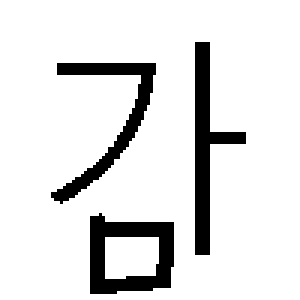
#> input picture img/test_standard.png, 100 x 100 px, found by its file name (shown 3 times larger)
$ python imageDetectAndCompute.py
#> lines starting #> are read from the running program, lines starting #| are printed output that depends on the picture; after the words box and inside, x2 and y2 are one past the last pixel; in counts of white or black regions, pixels touching at a corner belong together
import cv2 as cv
import numpy as np
import math

def setLabel(image, str, contour):
    (textWidth, textHeight), baseLine = cv.getTextSize(str, cv.FONT_HERSHEY_SIMPLEX, 0.7, 1)
    x, y, width, height = cv.boundingRect(contour)
    ptX = x + int((width - textWidth) / 2)
    ptY = y + int((height + textHeight) / 2)
    cv.rectangle(image, (ptX, ptY + baseLine), (ptX + textWidth, ptY - textHeight), (200, 200, 200), cv.FILLED)
    cv.putText(image, str, (ptX, ptY), cv.FONT_HERSHEY_SIMPLEX, 0.7, (0, 0, 0), 1, 8)

# 기준 이미지, 비교 이미지 설정
imgStandard = cv.imread('img/test_standard.png')
#> imgStandard is the input picture: shape (100, 100, 3); 88.2% white; 3 black regions, box (x1, y1, x2, y2) and area: (30, 71, 58, 98) 413, (65, 14, 82, 85) 403, (17, 21, 52, 68) 368
imgComparison = cv.imread('img/test_comparison.png')
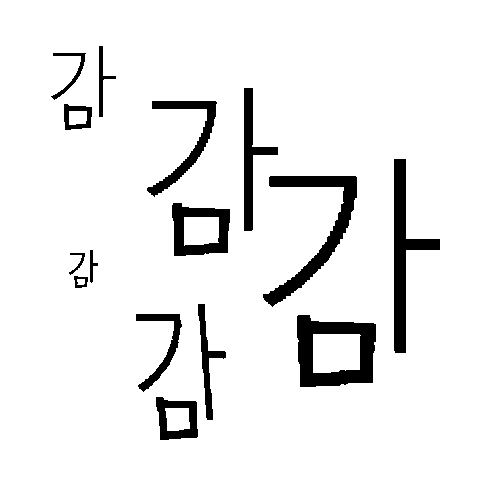
#> input picture img/test_comparison.png, 500 x 500 px, found by its file name
#> imgComparison is the input picture: shape (500, 500, 3); 93.1% white; 15 black regions, largest, box (x1, y1, x2, y2) and area: (297, 315, 376, 387) 3086, (263, 176, 357, 307) 2833, (394, 159, 440, 353) 2700

########################################################################################
# 1. 기준 이미지에서 어떤 영역들이 얼마나 떨어진 위치에 있는지 값을 구한다.
########################################################################################
# 컬러 이미지를 그레이스케일로 변환
imgGrayscale = cv.cvtColor(imgStandard, cv.COLOR_BGR2GRAY)

# 그레이스케일로 변환된 이미지를 바이너리로 변환
ret, imgBinary = cv.threshold(imgGrayscale, 127, 255, cv.THRESH_BINARY_INV|cv.THRESH_OTSU)
#> imgBinary: shape (100, 100); 11.8% white; 3 white regions
#> ret = 0
# [8 lines of commented-out code are left out]
contours, hierarchy = cv.findContours(imgBinary, cv.RETR_EXTERNAL, cv.CHAIN_APPROX_SIMPLE)
#> contours = 3 contours; box (x1, y1, x2, y2) and area: (30, 71, 58, 98) 599, (65, 14, 82, 85) 317, (17, 21, 52, 68) 286

# 찾아낸 영역의 좌표 저장용 배열, (x, y, w, h)값을 저장한다.
boxPoint = []
# 찾아낸 영역간의 거리 차이 저장용 배열
contoursDistance = []
rectangleCount = 0

# 영역 설정하기
for i in range(len(contours)):
    # contours로 찾아낸 물체
    cnt = contours[i]
    area = cv.contourArea(cnt)
    x, y, w, h = cv.boundingRect(cnt)
    # 찾아낸 영역의 x,y,w,h값 저장
    boxPoint.append(cv.boundingRect(cnt))

    # 테투리로 영역 설정하기
    # cv.drawContours(imgStandard, [cnt], 0, (0, 255, 0), 2)
    # 사각형으로 영역 설정하기
    cv.rectangle(imgStandard, (x, y), (x + w, y + h), (0, 255, 0), 1)
    rectangleCount += 1
    setLabel(imgStandard, str(rectangleCount), cnt)
#> this loop made 3 passes
#> (area, w, h, width in setLabel, height in setLabel, ptX in setLabel) on passes 1 to 3: (599, 28, 27, 28, 27, 36), (285.5, 35, 47, 35, 47, 27), (317, 17, 71, 17, 71, 66)
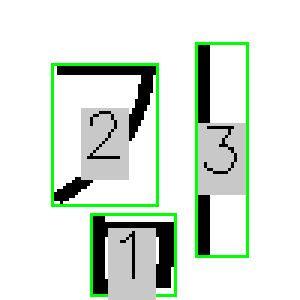
#> imgStandard: shape (100, 100, 3) (shown 3 times larger); 15.68% of pixels changed, all inside (x1, y1, x2, y2) = (17, 14, 83, 100)
#> after the loop, boxPoint = [(30, 71, 28, 27), (17, 21, 35, 47), (65, 14, 17, 71)]; rectangleCount = 3

# 영역별 거리값 구하기
for i in range(len(boxPoint)):
    if i != 0 :
        # distanceX = math.sqrt(pow(boxPoint[0][0] - boxPoint[i][0], 2))
        # distanceY = math.sqrt(pow(boxPoint[0][1] - boxPoint[i][1], 2))
        distanceX = boxPoint[0][0] - boxPoint[i][0]
        distanceY = boxPoint[0][1] - boxPoint[i][1]

        # 저장하는 값은 첫번째 영역과 다른 영역과의 x, y 거리 절대값, 첫번째 영역의 width, height 길이
        contoursDistance.append((int(distanceX), int(distanceY)))
#> this loop made 3 passes
#> (distanceX, distanceY) on passes 2 to 3: (13, 50), (-35, 57)
#> after the loop, contoursDistance = [(13, 50), (-35, 57)]

cv.imshow('original', imgStandard)
# cv.waitKey(0)

########################################################################################
# 2. 비교 이미지에서 어떤 영역들이 있는지 찾아낸다.
########################################################################################
# 컬러 이미지를 그레이스케일로 변환
imgGrayscaleComparison = cv.cvtColor(imgComparison, cv.COLOR_BGR2GRAY)

# 그레이스케일로 변환된 이미지를 바이너리로 변환
ret, imgBinaryComparison = cv.threshold(imgGrayscaleComparison, 127, 255, cv.THRESH_BINARY_INV|cv.THRESH_OTSU)
#> imgBinaryComparison: shape (500, 500); 6.9% white; 15 white regions

# 동일한 색이 있는 영역 경계 정보 찾기
contoursComparison, hierarchyComparison = cv.findContours(imgBinaryComparison, cv.RETR_EXTERNAL, cv.CHAIN_APPROX_SIMPLE)
#> contoursComparison = 15 contours; largest, box (x1, y1, x2, y2) and area: (297, 315, 376, 387) 4708, (263, 176, 357, 307) 2584, (172, 203, 230, 256) 2502, (394, 159, 440, 353) 2462, (156, 397, 198, 440) 1415

# 찾아낸 영역의 좌표 저장용 배열, (x, y, w, h)값을 저장한다.
boxPointComparison = []
# 찾아낸 영역간의 거리 차이 저장용 배열
contoursDistanceComparison = []


rectangleCount = 0

# 영역 설정하기
for i in range(len(contoursComparison)):
    # contours로 찾아낸 물체
    cnt = contoursComparison[i]
    area = cv.contourArea(cnt)
    x, y, w, h = cv.boundingRect(cnt)
    # 찾아낸 영역의 x,y,w,h값 저장
    boxPointComparison.append(cv.boundingRect(cnt))

    # 테투리로 영역 설정하기
    # cv.drawContours(imgStandard, [cnt], 0, (0, 255, 0), 2)
    # 사각형으로 영역 설정하기
    rectangleCount += 1
    cv.rectangle(imgComparison, (x, y), (x + w, y + h), (0, 255, 0), 1)
    setLabel(imgComparison, str(rectangleCount), cnt)
#> this loop made 15 passes
#> (area, w, h, textWidth in setLabel, width in setLabel, height in setLabel) on passes 1 to 12: (1415, 42, 43, 15, 42, 43), (4708.5, 79, 72, 15, 79, 72), (780, 46, 78, 15, 46, 78), (737.5, 28, 116, 15, 28, 116), (116, 14, 12, 15, 14, 12), (58, 16, 22, 15, 16, 22), (74, 8, 33, 15, 8, 33), (2502.5, 58, 53, 15, 58, 53), (2584.5, 94, 131, 15, 94, 131), (2462.5, 46, 194, 29, 46, 194), (575.5, 28, 26, 29, 28, 26), (1317.5, 70, 96, 29, 70, 96)
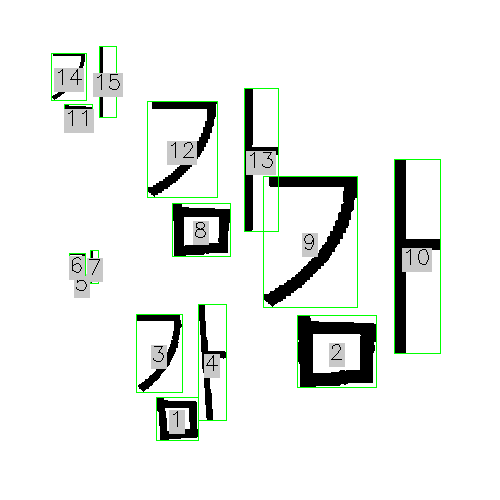
#> imgComparison: shape (500, 500, 3); 4.32% of pixels changed, all inside (x1, y1, x2, y2) = (51, 46, 441, 441)
#> after the loop, boxPointComparison = 15 items, first 6: (156, 397, 42, 43), (297, 315, 79, 72), (136, 314, 46, 78), (198, 304, 28, 116), (74, 276, 14, 12), (69, 253, 16, 22); rectangleCount = 15

# 영역별 거리값 구하기
for i in range(len(boxPointComparison)):
    if i != 0 :
        distanceX = math.sqrt(pow(boxPointComparison[0][0] - boxPointComparison[i][0], 2))
        distanceY = math.sqrt(pow(boxPointComparison[0][1] - boxPointComparison[i][1], 2))

        # 저장하는 값은 첫번째 영역과 다른 영역과의 x, y 거리 절대값, 첫번째 영역의 width, height 길이
        contoursDistanceComparison.append((int(distanceX), int(distanceY)))
#> this loop made 15 passes
#> (distanceX, distanceY) on passes 2 to 13: (141, 82), (20, 83), (42, 93), (82, 121), (87, 144), (66, 147), (16, 194), (107, 221), (238, 238), (92, 293), (9, 296), (88, 309)
#> after the loop, contoursDistanceComparison = [(141, 82), (20, 83), (42, 93), (82, 121), (87, 144), (66, 147), (16, 194), (107, 221), (238, 238), (92, 293), (9, 296), (88, 309), (105, 344), (57, 351)]

# [5 lines of commented-out code are left out]

print(contoursDistance)
#| [(13, 50), (-35, 57)]
print(boxPointComparison)
#> (printed output is left out)
print(contoursDistanceComparison)
#| [(141, 82), (20, 83), (42, 93), (82, 121), (87, 144), (66, 147), (16, 194), (107, 221), (238, 238), (92, 293), (9, 296), (88, 309), (105, 344), (57, 351)]
print(boxPoint[0][2])
#| 28

for i in range(len(boxPointComparison)):
    # 기준 이미지와 비교 이미지간 비율 차이
    ratio =  boxPointComparison[i][2] / boxPoint[0][2]


    a = contoursDistance[0][0] * (contoursDistance[0][0] * ratio)

    None
#> this loop made 15 passes
#> (ratio, a) on passes 1 to 12: (1.5, 253.5), (2.82, 476.8), (1.64, 277.6), (1, 169), (0.5, 84.5), (0.571, 96.57), (0.286, 48.29), (2.07, 350.1), (3.36, 567.4), (1.64, 277.6), (1, 169), (2.5, 422.5)

cv.imshow('comparison', imgComparison)
cv.waitKey(0)
